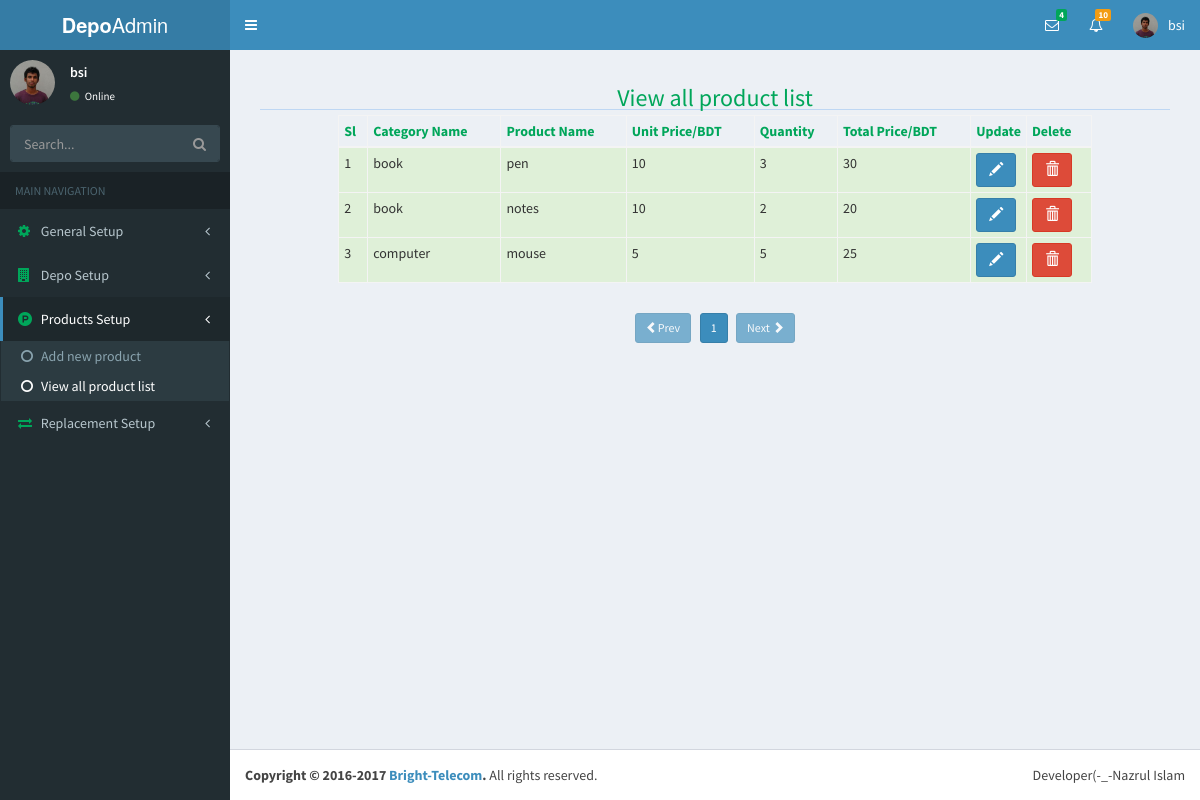
Page /index.php?page=productViewList&folder=products (signed in) on the earlier database version.
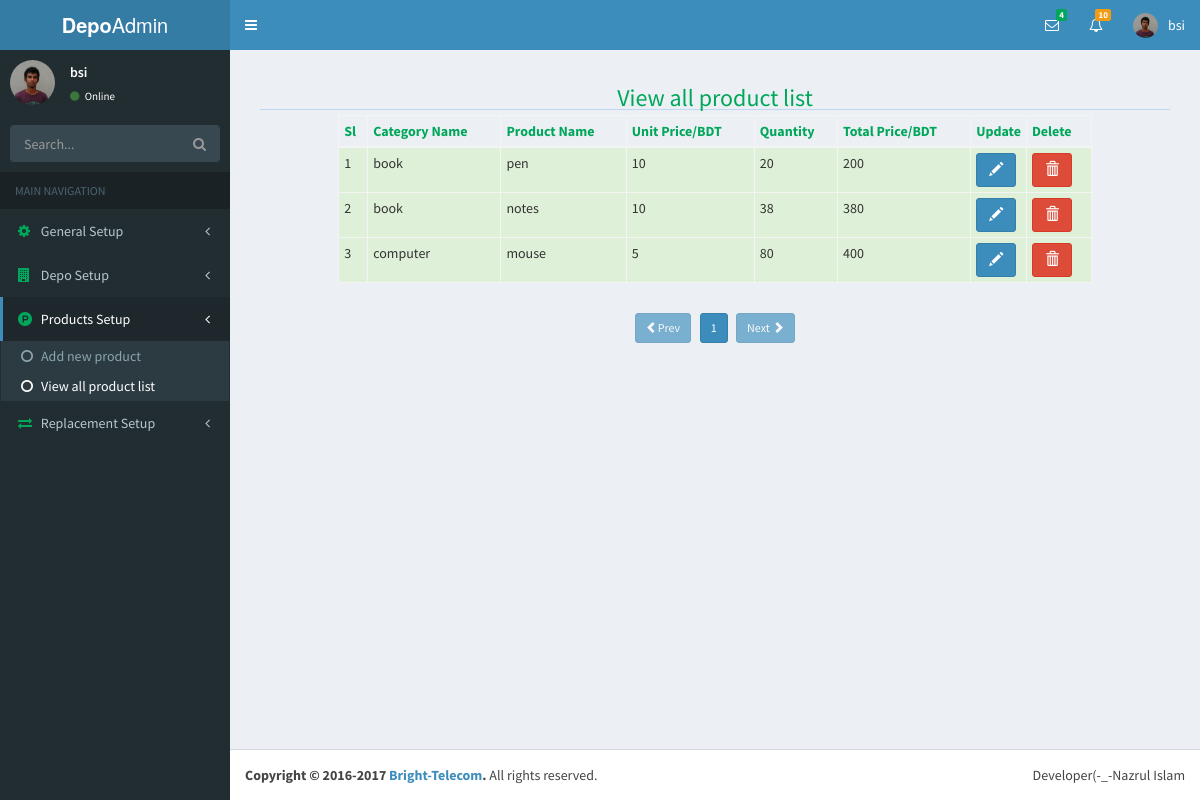
Same page on the later database version.
### tables this page shows
CREATE TABLE `user` (
  `id` int(11) NOT NULL,
  `userName` varchar(20) NOT NULL,
  `password` varchar(42) NOT NULL,
  `userType` varchar(20) NOT NULL,
  `last_login` timestamp NOT NULL DEFAULT CURRENT_TIMESTAMP,
  `status` varchar(8) NOT NULL
);

CREATE TABLE `products` (
  `id` int(11) NOT NULL,
  `user_id` int(11) NOT NULL,
  `cat_id` int(11) NOT NULL,
  `pro_name` varchar(30) NOT NULL,
  `pro_price` int(6) NOT NULL,
  `quantity` int(6) NOT NULL,
  `total_price` int(11) NOT NULL,
  `uploader` varchar(30) NOT NULL,
  `entry_date` timestamp NOT NULL DEFAULT CURRENT_TIMESTAMP
);

CREATE TABLE `category` (
  `id` int(11) NOT NULL,
  `catName` varchar(40) NOT NULL
);

### products/productViewList.php (the view, shortened to what this page needs)
<?php
	require('database.php');
	$pagination=$db->prepare("SELECT * FROM products");
	$pagination->execute();
	$totalRow=$pagination->rowCount();
	$itemPerpage=5;
	$totalPage=ceil($totalRow/$itemPerpage);
	$pageNumber=(isset($_GET['pgNumber'])?$_GET['pgNumber']:$_GET['pgNumber']=1);
	$start=($pageNumber-1)*$itemPerpage;
	$viewAllProList=$db->prepare("SELECT products.*,category.catName FROM products LEFT JOIN category ON products.cat_id=category.id LIMIT $start,$itemPerpage");
	$viewAllProList->execute();
	$sl='';
	$data='';
	while($viewAllProListRow=$viewAllProList->fetch(PDO::FETCH_OBJ)){
		$sl++;
		$data.="
			<tr class='success'>
				<td>$sl</td>
				<td>$viewAllProListRow->catName</td>
				<td>$viewAllProListRow->pro_name</td>
				<td>$viewAllProListRow->pro_price</td>
				<td>$viewAllProListRow->quantity</td>
				<td>$viewAllProListRow->total_price</td>
				<td>
					<a href='index.php?page=productEdit&folder=products&proEditId=$viewAllProListRow->id' class='btn btn-primary'>
						<span class='glyphicon glyphicon-pencil'></span>
					</a>
				</td>
				<td>
					<a href='index.php?page=productViewList&folder=products&proDelid=$viewAllProListRow->id' class='btn btn-danger'>
						<span class='glyphicon glyphicon-trash'></span>
					</a>
				</td>
			</tr>
		";
	};
?>
<div class="container-fluid">
	<div class="row">
		<div class="col-sm-12">
			<h3 class="text-center text-green">View all product list</h3>
			<hr>
		</div>
	</div>
	<div class="row">
		<div class="col-sm-10 col-sm-offset-1">
			<table class="table table-bordered table-hover table-condensed">
				<thead class="text-green">
					<th>Sl</th>
					<th>Category Name</th>
					<th>Product Name</th>
					<th>Unit Price/BDT</th>
					<th>Quantity</th>
					<th>Total Price/BDT</th>
					<th width="5%">Update</th>
					<th>Delete</th>
				<thead>
				<tbody>
					<?php echo $data;?>
				</tbody>
			</table>
		</div>
	</div>
	<div class="row">
		<div class="col-xs-8 col-xs-offset-2 text-center" style="margin-top:10px">
			<?php
				$pagePre=$pageNumber-1;
				$pageNext=$pageNumber+1;
				if($pagePre==0){
					echo"<a href='index.php?page=productViewList&folder=products&pgNumber={$pagePre}' class='btn btn-primary btn-sm disabled'><span class='glyphicon glyphicon-chevron-left'></span>Prev</a> &nbsp;&nbsp;";
				}else{
					echo"<a href='index.php?page=productViewList&folder=products&pgNumber={$pagePre}' class='btn btn-primary btn-sm'><span class='glyphicon glyphicon-chevron-left'></span>Prev</a> &nbsp;&nbsp;";
				}
				if($pageNumber <= $totalPage){
					for($i=1;$i<=$totalPage;$i++){
						if($i == $pageNumber){
								echo "<a href='index.php?page=productViewList&folder=products&pgNumber={$i}' class='btn btn-primary btn-sm'>$i</a>".'&nbsp;';
						}else{
							echo "<a href='index.php?page=productViewList&folder=products&pgNumber={$i}' class='btn btn-default btn-sm'>$i</a>".'&nbsp;';
						}
					}
				}else{
					echo"Page not found ! 404";
				}
				if($pageNumber==$totalPage){
					echo"&nbsp;&nbsp;<a class='btn btn-primary btn-sm disabled'
						href='index.php?page=productViewList&folder=products&pgNumber={$pageNext}'>Next
							<span class='glyphicon glyphicon-chevron-right'></span>
						</a>";
				}else{
					echo"&nbsp;&nbsp;<a href='index.php?page=productViewList&folder=products&pgNumber={$pageNext}'
					 class='btn btn-primary btn-sm'>Next
					 	<span class='glyphicon glyphicon-chevron-right'></span>
					 </a>";
				}
			?>
		</div>
	</div>
</div>

### include/header.php (shortened to what this page needs)
<?php
require('database.php');
$userId=$_SESSION['userId'];
$userNameSelect=$db->prepare("SELECT * FROM `user` WHERE id=?");
$userNameSelect->bindParam(1,$userId);
$userNameSelect->execute();
$userNameRow=$userNameSelect->fetch(PDO::FETCH_OBJ);
?>
<!DOCTYPE html>
<html>
	<head>
	  <link rel="stylesheet" href="bootstrap/css/bootstrap.min.css">
	  <link rel="stylesheet" href="https://cdnjs.cloudflare.com/ajax/libs/font-awesome/4.5.0/css/font-awesome.min.css">
	  <link rel="stylesheet" href="../datepicker/css/datepicker.css">
	  <link rel="stylesheet" href="dist/css/AdminLTE.min.css">
	       <link href="http://ajax.googleapis.com/ajax/libs/jqueryui/1.8/themes/base/jquery-ui.css" rel="stylesheet" type="text/css"/>
	  <link rel="stylesheet" href="dist/css/skins/_all-skins.min.css">
	  <link rel="stylesheet" href="datepicker/css/datepicker.css">
	  <link rel="stylesheet" href="plugins/bootstrap-wysihtml5/bootstrap3-wysihtml5.min.css">
	</head>
	<body class="hold-transition skin-blue sidebar-mini">
		<div class="wrapper">
		  <header class="main-header">
		    <a href="index.php" class="logo">
		      <span class="logo-lg"><b>Depo</b>Admin</span>
		    </a>
		    <nav class="navbar navbar-static-top">
		      <a href="#" class="sidebar-toggle" data-toggle="offcanvas" role="button">
		      </a>
		      <div class="navbar-custom-menu">
		        <ul class="nav navbar-nav">
		          <li class="dropdown messages-menu">
		            <a href="#" class="dropdown-toggle" data-toggle="dropdown">
		              <i class="fa fa-envelope-o"></i>
		              <span class="label label-success">4</span>
		            </a>
		          </li>
		          <li class="dropdown notifications-menu">
		            <a href="#" class="dropdown-toggle" data-toggle="dropdown">
		              <i class="fa fa-bell-o"></i>
		              <span class="label label-warning">10</span>
		            </a>
		          </li>
		          <li class="dropdown user user-menu">
		            <a href="#" class="dropdown-toggle" data-toggle="dropdown">
		              <img src="dist/img/user2-160x160.jpg" class="user-image" alt="User Image">
		              <span class="hidden-xs"><?php echo $userNameRow->userName;?></span>
		            </a>
		          </li>
		        </ul>
		      </div>
		    </nav>
		  </header>

### include/sideBar.php (shortened to what this page needs)
<aside class="main-sidebar">
    <section class="sidebar">
      <div class="user-panel">
        <div class="pull-left image">
          <img src="dist/img/user2-160x160.jpg" class="img-circle" alt="User Image">
        </div>
        <div class="pull-left info">
          <p><?php echo $userNameRow->userName;?></p>
          <a href="#"><i class="fa fa-circle text-success"></i> Online</a>
        </div>
      </div>
      <form action="#" method="get" class="sidebar-form">
        <div class="input-group">
          <input type="text" name="q" class="form-control" placeholder="Search...">
              <span class="input-group-btn">
                <button type="submit" name="search" id="search-btn" class="btn btn-flat"><i class="fa fa-search"></i>
                </button>
              </span>
        </div>
      </form>
      <ul class="sidebar-menu">
        <li class="header">MAIN NAVIGATION</li>
        <li class="<?php echo(isset($_GET['folder']) && $_GET['folder']=='setup')?'active':null;?> treeview">
          <a href="#">
            <i class="fa fa-cog text-green"></i> <span>General Setup</span>
            <span class="pull-right-container">
              <i class="fa fa-angle-left pull-right"></i>
            </span>
          </a>
        </li>
        <li class="<?php echo(isset($_GET['folder']) && $_GET['folder']=='depoinfo')?'active':null;?> treeview">
          <a href="#">
            <i class="fa fa-building text-green"></i> <span>Depo Setup</span>
            <span class="pull-right-container">
              <i class="fa fa-angle-left pull-right"></i>
            </span>
          </a>
        </li>
        <li class="<?php echo(isset($_GET['folder']) && $_GET['folder']=='products')?'active':null;?> treeview">
          <a href="#">
            <i class="fa fa-product-hunt text-green"></i> <span>Products Setup</span>
            <span class="pull-right-container">
              <i class="fa fa-angle-left pull-right"></i>
            </span>
          </a>
          <ul class="treeview-menu">
            <li class="<?php echo (isset($_GET['page']) && $_GET['page']=='productSetup')? 'active':null;?>"><a href="index.php?page=productSetup&folder=products"><i class="fa fa-circle-o"></i>Add new product</a></li>
            <li class="<?php echo(isset($_GET['page']) && $_GET['page']=='productViewList')?'active':null;?>">
            	<a href="index.php?page=productViewList&folder=products"><i class="fa fa-circle-o"></i>View all product list</a>
            </li>
          </ul>
        </li>
        <li class="<?php echo(isset($_GET['folder']) && $_GET['folder']=='replace')?'active':null;?> treeview">
        	<a href="#">
            <i class="fa fa-exchange text-green"></i> <span>Replacement Setup</span>
            <span class="pull-right-container">
              <i class="fa fa-angle-left pull-right"></i>
            </span>
          </a>
        </li>
      </ul>
    </section>
  </aside>

### index.php (shortened to what this page needs)
<?php include('include/header.php'); ?>
<?php include('include/sideBar.php');?>
		  <div class="content-wrapper">
		    <section class="content">
		    	<?php
		    		if(isset($_GET['page'])){
		    			$page=$_GET['page'];
		    			if(isset($_GET['folder'])){
		    				$folder=$_GET['folder'];
		    				include($folder.'/'.$page.'.php');
		    			}else{
		    				include($page.'.php');
		    			}
		    		}
		    	?>
		    </section>
		  </div>
<?php include('include/footer.php');?>

### include/footer.php (shortened to what this page needs)
		  <footer class="main-footer">
		    <div class="pull-right hidden-xs">
		      <p>Developer(-_-Nazrul Islam</p>
		    </div>
		    <strong>Copyright &copy; 2016-2017 <a href="nazrul.com.bd">Bright-Telecom</a>.</strong> All rights
		    reserved.
		  </footer>
		</div>
	</body>
</html>

Differences in the rows shown:
changed products "pen": quantity "3" → "20"; total_price "30" → "200"
changed products "notes": quantity "2" → "38"; total_price "20" → "380"
changed products "mouse": quantity "5" → "80"; total_price "25" → "400"
